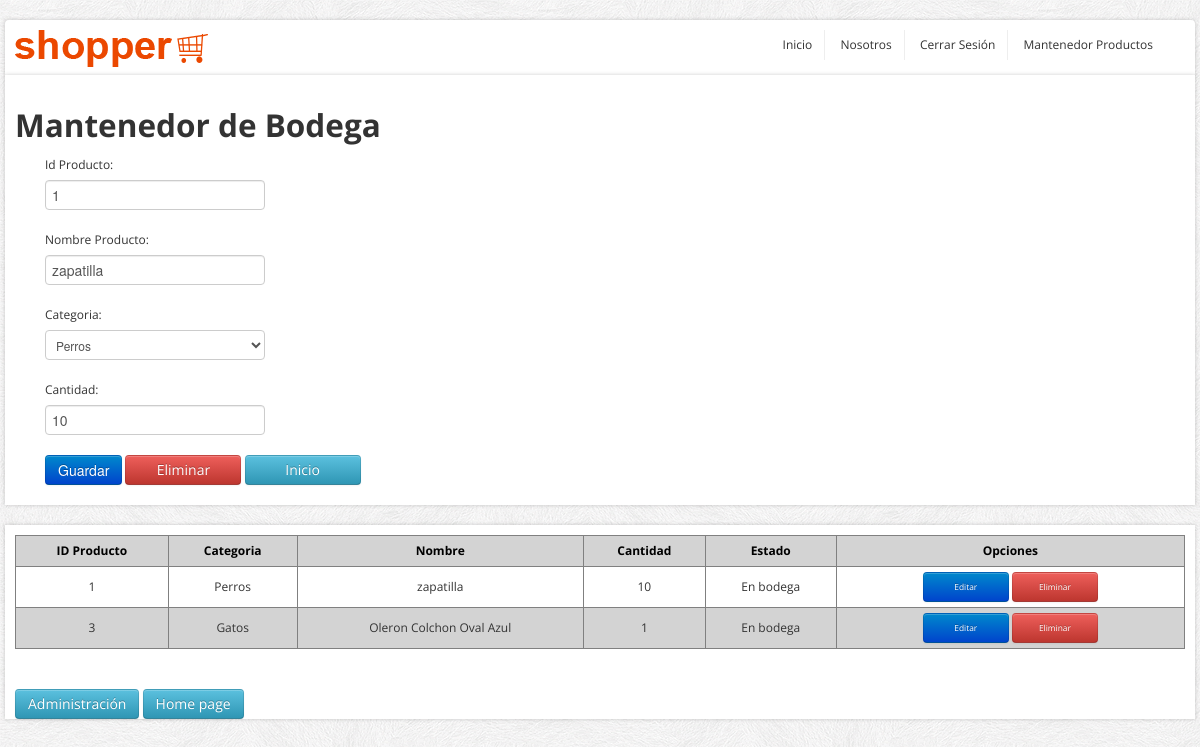
Page /maestro_bodega/upd/1 on the committed database.
### core/models.py (models this page shows, shortened)
class Producto(models.Model):
    idProducto = models.IntegerField(primary_key=True, verbose_name="Id Producto")
    nomProducto = models.CharField(max_length=80, blank=False, null=False, verbose_name="Nombre Producto")
    descripcion = models.CharField(max_length=300, null=True, blank=True, verbose_name="Descripción")
    precio = models.IntegerField(verbose_name="Precio")
    porcDesctoSubscriptor = models.IntegerField(blank=False, null=False, default=0,verbose_name="Porcentaje Descuento Suscriptor")
    porcDesctoOferta = models.IntegerField(blank=False, null=False, default=0,verbose_name="Porcentaje Descuento Oferta")
    imagen = models.ImageField(upload_to="images/", default="sinfoto.jpg", null=False, blank=False, verbose_name="Imagen Producto")
    cantidad= models.IntegerField(blank=False, null=False, default=0,verbose_name="Cantidad")
    categoria = models.ForeignKey(Categoria, on_delete=models.DO_NOTHING)

class Categoria(models.Model):
    idCategoria = models.IntegerField(primary_key=True, verbose_name="Id de categoría")
    nombreCategoria = models.CharField(max_length=80, blank=False, null=False, verbose_name="Nombre de la categoría")
    def __str__(self):
        return self.nombreCategoria

### core/views.py (the view, shortened to what this page needs)
# urls.py: path('maestro_bodega/<action>/<id>', maestro_bodega, name="maestro_bodega"),
def maestro_bodega(request, action, id):
    data = {"mesg": "", "form": BodegaForm, "action": action, "id": id}
    if action == 'upd':
        objeto = Producto.objects.get(idProducto=id)
        if request.method == "POST":
            form = BodegaForm(data=request.POST, files=request.FILES, instance=objeto)
            if form.is_valid:
                form.save()
                data["mesg"] = "¡El Producto fue actualizado correctamente!"
        data["form"] = BodegaForm(instance=objeto)
    data["list"] = Producto.objects.all().order_by('idProducto')
    return render(request, "core/maestro_bodega.html", data)

### core/forms.py
class BodegaForm(ModelForm):
    class Meta:
        model = Producto
        fields = ['idProducto', 'nomProducto','categoria', 'cantidad' ]

### core/templates/core/maestro_bodega.html (shortened to what this page needs)
{% load static %}
<!DOCTYPE html>
<html lang="en">
	<head>
		<link href="../../static/core/css/bootstrap/css/bootstrap.min.css" rel="stylesheet">
		<link href="../../static/core/css/bootstrap/css/bootstrap-responsive.min.css" rel="stylesheet">
		<link href="../../static/core/css/themes/css/bootstrappage.css" rel="stylesheet"/>
		<link href="../../static/core/css/themes/css/flexslider.css" rel="stylesheet"/>
		<link href="../../static/core/css/themes/css/main.css" rel="stylesheet"/>
		<link href="{% static 'core/css/forms.css'%}" rel="stylesheet">
	</head>
    <body>
		<div id="top-bar" class="container">
			<div class="row container-fluid">
					<ul class="user-menu">
						<div class="pull-left">
							<a href="index.html" class="logo pull-left"><img src="../../static/core/css/themes/images/logo.png" class="site_logo" alt=""></a>
						</div>
						<div class="pull-right">
							<li><a href="{% url 'home' %}">Inicio</a></li>
							<li><a href="{% url 'sobre_nosotros' %}">Nosotros</a></li>
							<li><a href="{% url 'cerrar_sesion' %}">Cerrar Sesión</a></li>
							<li><a href="{% url 'maestro_producto' 'ins' -1 %}">Mantenedor Productos</a></li>
						</div>
					</ul>
			</div>
		</div>
		<div id="wrapper" class="container">
			<section class="main-content">
			    <br>
				<h2><span>Mantenedor de Bodega</span></h2>
                <div class="span5">
					{% if form %}
					<form method="POST" action="" enctype="multipart/form-data" id="formulario">
						<div class="form-group">
							{% csrf_token %} {{ form.as_p }}
						</div>
						<input type="submit" class="btn btn-primary btnwidth" id="id_guardar" value="Guardar">
						{% if id != '-1' %}
						<a class="btn btn-danger btnwidth" href="{% url 'maestro_bodega' 'del' id %}">Eliminar</a>
						{% endif %}
						<a class="btn btn-info btnwidth" href="{% url 'home' %}">Inicio</a>
					</form>
					{% endif %}
				</div>
			</section>
		</div>
		<div id="wrapper" class="container">
			<section class="main-content">
				{% if list %}
				<table id="tabla_datos">
					<thead>
						<tr>
							<th>ID Producto</th>
							<th>Categoria</th>
							<th>Nombre</th>
							<th>Cantidad</th>
							<th>Estado</th>
							<th class="titulo_boton">Opciones</th>
						</tr>
					</thead>
					<tbody>
						{% for pro in list %}
						<tr>
							<td align="center">{{ pro.idProducto }}</td>
							<td align="center">{{ pro.categoria }}</td>
							<td align="center">{{ pro.nomProducto }}</td>
							<td align="center">{{ pro.cantidad }}</td>
							<td align="center">En bodega</td>
							<td align="center">
								<a href="{% url 'maestro_bodega' 'upd' pro.idProducto %}"
									class="btn btn-primary btn-sm boton_chico">Editar
								</a>
								<a href="{% url 'maestro_bodega' 'del' pro.idProducto %}"
									class="btn btn-danger btn-sm boton_chico">Eliminar
								</a>
							</td>
						</tr>
						{% endfor %}
					</tbody>
				</table>
				{% endif %}
				<br>
				<a href="http://127.0.0.1:8000/admin" class="btn btn-info btn-sm">Administración</a>
				<a href="{% url 'home' %}" class="btn btn-info btn-sm">Home page</a>
			</section>
		</div>
    </body>
</html>

### core/static/core/css/themes/css/main.css (style rules this page uses)
body { font-size: 12px; font-family: 'Open Sans', arial, tahoma, sans-serif; background:url(../images/bg.png) repeat 0 0 fixed; }
label, input, button, select, textarea { font-size: 12px; }
ul li a,a { color:#333; outline:0; -webkit-transition: all 0.2s linear; -moz-transition: all 0.2s linear; -o-transition: all 0.2s linear; -ms-transition: all 0.2s linear; transition: all 0.2s linear; }
a { color:#eb4800; }
#wrapper,#top-bar { background: #fff; margin: 20px auto 20px auto; box-shadow: 0px 0px 4px 0px rgba(0, 0, 0, 0.2); -moz-box-shadow: 0px 0px 4px 0px rgba(0, 0, 0, 0.2); -webkit-box-shadow: 0px 0px 4px 0px rgba(0, 0, 0, 0.2); padding:0px 10px; }
#top-bar { background-color:#fff; padding:10px; margin: 20px auto -22px auto; -webkit-border-radius: 4px; -moz-border-radius: 4px; border-radius: 4px; }
#top-bar .user-menu { margin-left: 10px; padding: 0; list-style: none; }
#top-bar .user-menu li { display: inline-block; *display: inline; zoom: 1; border-right: 1px solid #eee; padding: 5px 12px; }
#top-bar .user-menu li:last-child { border-right:0; }

### core/static/core/css/forms.css (style rules this page uses)
#formulario label { width: 150px; }
.btnwidth { width: 90px; }
#tabla_datos { width: 100%; margin: auto; border-collapse: collapse; border: 1px solid gray; margin-top: 10px; margin-bottom: 20px; }
#tabla_datos th, td { border: 1px solid gray; padding: 5px; }
#tabla_datos th { background-color: lightgray; color: black; }
#tabla_datos tr:nth-child(even) { background-color: lightgray; }
.titulo_boton { width: 65; }
.boton_chico { font-size: 0.7em; width: 60px; }

### rows in the picture
Producto: idProducto "1", nomProducto "zapatilla", categoria "Perros", cantidad "10"
Producto: idProducto "3", categoria "Gatos", nomProducto "Oleron Colchon Oval Azul", cantidad "1"
